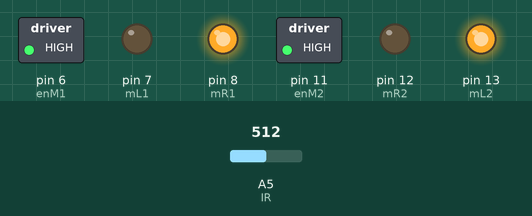
Recording of a sketch running on a simulated Arduino Uno, built with avr-gcc and run on an emulated ATmega328P. On the bench: switched loads named in the sketch (green lamp = pin HIGH), output pins drawn as LEDs (lit = HIGH). The test bench sets the inputs (shaded band); at power-on: A5 (IR) = 512.

Above: at 1.2 s.
1.3 s: A5 (IR) set to 196
2.8 s: A5 (IR) set to 176
At 3.7 s:
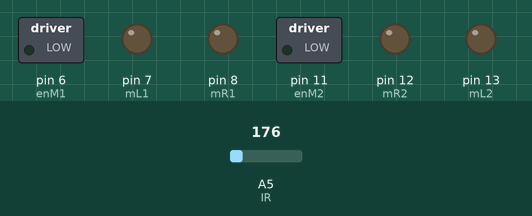
4.4 s: A5 (IR) set to 306
At 5.3 s:
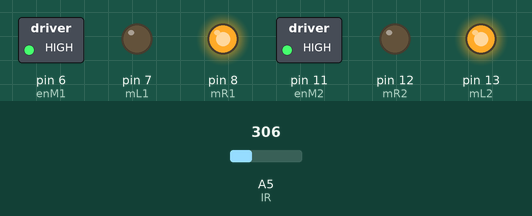
6.0 s: A5 (IR) set to 122
At 6.8 s:
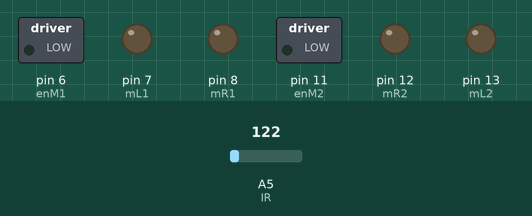
Timing chart, 0 to 8.6 s (numbered marks = the images above; inputs shaded):
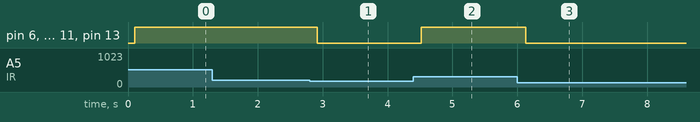

Measured:
- the behaviour switches between 184 and 183 on A5 (IR) (found by bisection; images 0 and 1)
- after the input at 1.3 s, every drawn part: stays the same
- after the input at 2.8 s, pin 6 (enM1), pin 8 (mR1), pin 11 (enM2), pin 13 (mL2): HIGH → LOW after 0.11 s
- after the input at 4.4 s, pin 6 (enM1), pin 8 (mR1), pin 11 (enM2), pin 13 (mL2): LOW → HIGH after 0.12 s
- after the input at 6.0 s, pin 6 (enM1), pin 8 (mR1), pin 11 (enM2), pin 13 (mL2): HIGH → LOW after 0.13 s

The sketch:

Infrared_Sensor.ino
```cpp
int mL1 = 7;
int mR1 = 8;
int enM1 = 6;
int mL2 = 13;
int mR2 = 12;
int enM2 = 11;
int LS= A3;
int linsen;
int IR= A5;
int dist;

void moveFwd(int spd);
void moveBwd(int spd);
void spinRight(int spd);
void spinLeft(int spd);
void setup() {
  //Motor
  Serial.begin(9600);
  pinMode(enM1,OUTPUT);
  pinMode(enM2,OUTPUT);
  pinMode(mL1,OUTPUT);
  pinMode(mR1,OUTPUT);
  pinMode(mL2,OUTPUT);
  pinMode(mR2,OUTPUT);
  //Infrared sensor
  pinMode (IR, INPUT);
  //Line sensor
  pinMode(LS,INPUT);
}

void loop() {
  dist = analogRead(IR);
  dist = pow(3027.4/dist, 1.2134);
  delay(100);


  //Commands
  if(dist < 30){
    moveFwd(255);
  }


  else{
      stopMoving(0);
  }
}


//Motor actions

void moveBwd(int spd){
  analogWrite(enM1,spd);
  digitalWrite(mL1,HIGH);
  digitalWrite(mR1,LOW);

  analogWrite(enM2,spd);
  digitalWrite(mL2,LOW);
  digitalWrite(mR2,HIGH);
}
void moveFwd(int spd){
  analogWrite(enM1,spd);
  digitalWrite(mL1,LOW);
  digitalWrite(mR1,HIGH);

  analogWrite(enM2,spd);
  digitalWrite(mL2,HIGH);
  digitalWrite(mR2,LOW);
}
void spinRight(int spd){
  analogWrite(enM1,spd);
  digitalWrite(mL1,HIGH);
  digitalWrite(mR1,LOW);

  analogWrite(enM2,spd);
  digitalWrite(mL2,HIGH);
  digitalWrite(mR2,LOW);
}
void spinLeft(int spd){
  analogWrite(enM1,spd);
  digitalWrite(mL1,LOW);
  digitalWrite(mR1,HIGH);

  analogWrite(enM2,spd);
  digitalWrite(mL2,LOW);
  digitalWrite(mR2,HIGH);
}
void stopMoving(int spd){
  analogWrite(enM1,spd);
  digitalWrite(mL1,LOW);
  digitalWrite(mR1,LOW);

  analogWrite(enM2,spd);
  digitalWrite(mL2,LOW);
  digitalWrite(mR2,LOW);
}
```
